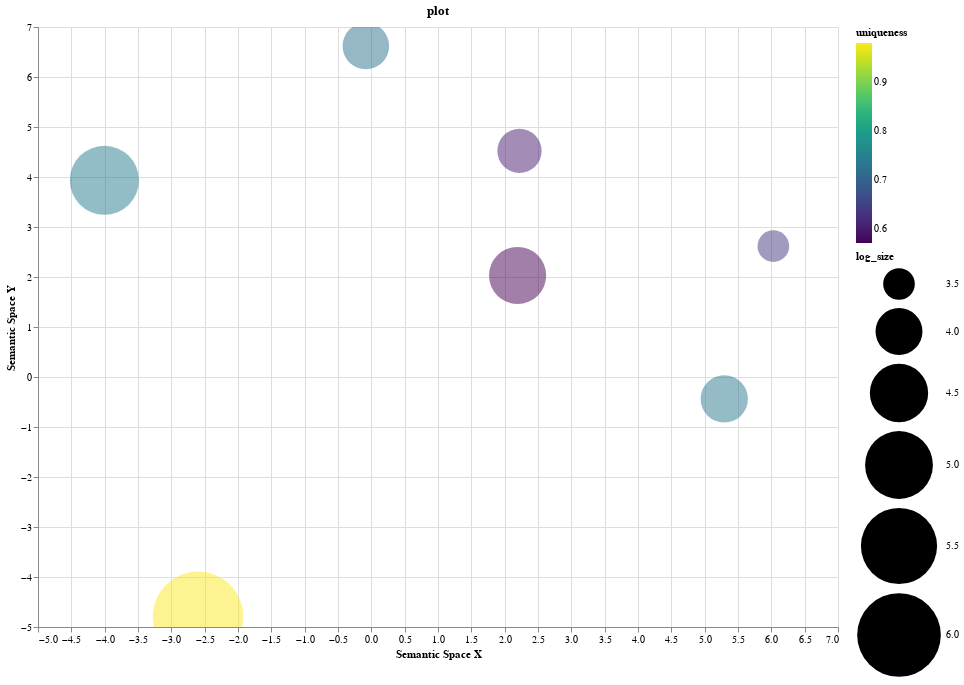

This figure's notebook cell:
### Code cell
import altair as alt
import pandas as pd
from urllib.parse import urlencode

def make_google_query(name):
    return "https://www.google.com/search?" + urlencode({'q': '"{0}"'.format(name)})


data = [
    ["GO:0005874","microtubule", 0.590923058896654, -4.00372136407618, 3.93380303408685, 5.07433362293908, 0.743307611944267, 0],
    ["GO:0042555","MCM complex",0.0516392267501353,5.29409032883786,-0.438484234906433,4.01582063426207,0.736867388621876,0],
    ["GO:0005886","plasma membrane",15.5064680247866,-2.59930578712986,-4.79438349762051,6.49331205332051,0.980465972776413,4.124E-05],
    ["GO:0030173","integral component of Golgi membrane",0.0482779463204013,-0.0820996416106789,6.61844221537962,3.98659260682221,0.720783016873817,0.16417986],
    ["GO:0031083","BLOC-1 complex",0.0157955281823943,6.03044083325888,2.61728943021364,3.50147007210041,0.638408624494431,0.22740185],
    ["GO:0030532","small nuclear ribonucleoprotein complex",0.138166054523554,2.1939043417736,2.03060434260059,4.44321603416583,0.571526896999077,0.2622474],
    ["GO:0008250","oligosaccharyltransferase complex",0.0394539627330108,2.22238070210506,4.52148800747906,3.89894446686651,0.602647357590838,0.39260902]
]

columns = ["term_ID","description","frequency","plot_X","plot_Y","log_size","uniqueness","dispensability"]

df = pd.DataFrame(data, columns=columns)
df['url'] = df['term_ID'].apply(make_google_query)

selection = alt.selection_single(empty='none')

base = alt.Chart(df).mark_point(filled=True, fillOpacity=0.5).encode(
    y=alt.Y('plot_Y', title="Semantic Space Y"),
    x=alt.X('plot_X', title="Semantic Space X"),
    size=alt.Size('log_size', scale=alt.Scale(base=0, domain=[3.5,6], range=[1000, 7000])),
    color=alt.Color('uniqueness', scale=alt.Scale(scheme='viridis')),
    

    tooltip=[
             alt.Tooltip("description"), 
             alt.Tooltip("frequency"),
             alt.Tooltip("log_size"), 
             alt.Tooltip("uniqueness"),
             alt.Tooltip("dispensability")]
).add_selection(
    selection
)
 

df['long_description'] = ridge_stats['features'].astype(str).str.split(']') # Create a list to split into multiple lines in the chart

text = alt.Chart(df).mark_text(
).encode(
    y=alt.Y('plot_Y', title="Semantic Space Y"),
    x=alt.X('plot_X', title="Semantic Space X"),
    color=alt.Color('uniqueness', scale=alt.Scale(scheme='viridis')),
    text="long_description"
).transform_filter(
    selection
)

(base + text ).properties(
    title="plot",
    height=600,
    width=800
).interactive()

### Figure 1 — Vega-Lite specification as saved in the notebook (floating-point values rounded to 4 significant figures)
{"config": {"view": {"continuousWidth": 400, "continuousHeight": 300}}, "layer": [{"mark": {"type": "point", "fillOpacity": 0.5, "filled": true}, "encoding": {"color": {"field": "uniqueness", "scale": {"scheme": "viridis"}, "type": "quantitative"}, "size": {"field": "log_size", "scale": {"base": 0, "domain": [3.5, 6], "range": [1000, 7000]}, "type": "quantitative"}, "tooltip": [{"field": "description", "type": "nominal"}, {"field": "frequency", "type": "quantitative"}, {"field": "log_size", "type": "quantitative"}, {"field": "uniqueness", "type": "quantitative"}, {"field": "dispensability", "type": "quantitative"}], "x": {"field": "plot_X", "title": "Semantic Space X", "type": "quantitative"}, "y": {"field": "plot_Y", "title": "Semantic Space Y", "type": "quantitative"}}, "selection": {"selector003": {"type": "single", "empty": "none"}, "selector004": {"type": "interval", "bind": "scales", "encodings": ["x", "y"]}}}, {"mark": "text", "encoding": {"color": {"field": "uniqueness", "scale": {"scheme": "viridis"}, "type": "quantitative"}, "text": {"field": "long_description", "type": "nominal"}, "x": {"field": "plot_X", "title": "Semantic Space X", "type": "quantitative"}, "y": {"field": "plot_Y", "title": "Semantic Space Y", "type": "quantitative"}}, "transform": [{"filter": {"selection": "selector003"}}]}], "data": {"name": "data-684b8fd79137e0c74d7542d34845d014"}, "height": 600, "title": "plot", "width": 800, "$schema": "https://vega.github.io/schema/vega-lite/v4.17.0.json", "datasets": {"data-684b8fd79137e0c74d7542d34845d014": [{"term_ID": "GO:0005874", "description": "microtubule", "frequency": 0.5909, "plot_X": -4.004, "plot_Y": 3.934, "log_size": 5.074, "uniqueness": 0.7433, "dispensability": 0.0, "url": "https://www.google.com/search?q=%22GO%3A0005874%22", "long_description": ["[['TAU', 'POTEJ', 'MYDGF', '1433G', 'PVR', 'LTBP4', 'PAL4A', 'NLGN3', 'PPT1', '1433Z'", ", ['1433G', 'HBA', 'NEU1', 'LV861', 'CO4A', 'TAU', 'OMD', 'OSCAR', 'TSP4', 'MYDGF'", ", ['TAU', 'TRFM', 'GNS', 'MGP', '1433G', 'NPY', 'AK1C1', 'CHIT1', 'CHLE', '1433Z'", ", ['1433G', 'HTRA1', 'SCG2', 'AMYP', 'LRP1B', 'TAU', 'MYDGF', 'FREM2', 'TIMP2', '1433Z'", ", ['1433G', 'IDS', 'SRPX', 'CHLE', 'ERAP2', 'CPVL', 'TAU', 'CALB1', '1433Z', 'FREM2'", ", ['1433G', 'KLK11', 'AMY2B', 'PTPR2', 'AK1C1', 'CAH2', 'PPT1', '1433Z', 'TAU', 'CPVL'", ", ['TAU', 'MASP1', 'CO7', 'CLMP', 'CAH2', '1433Z', 'AK1C1', 'PPT1', 'NPTX2', 'CHLE'", ", ['TAU', 'CLMP', 'K1C12', 'POTEI', 'CATD', 'A0A075B7D0', '1433Z', 'CADH5', 'ZNF25', 'VWF'", ", ['TAU', 'MGAT2', 'LRP1B', 'HYI', '1433G', 'CADH5', 'PAL4A', 'VWF', 'ECM1', 'HDHD2'", ", ['1433G', 'PLSL', 'MXRA8', 'TSP2', 'PAL4A', 'PVR', 'HLAE', 'CAH2', '1433Z', 'CADH5'", "", ""]}, {"term_ID": "GO:0042555", "description": "MCM complex", "frequency": 0.05164, "plot_X": 5.294, "plot_Y": -0.4385, "log_size": 4.016, "uniqueness": 0.7369, "dispensability": 0.0, "url": "https://www.google.com/search?q=%22GO%3A0042555%22", "long_description": ["[['TAU', 'POTEJ', 'MYDGF', '1433G', 'PVR', 'LTBP4', 'PAL4A', 'NLGN3', 'PPT1', '1433Z'", ", ['1433G', 'HBA', 'NEU1', 'LV861', 'CO4A', 'TAU', 'OMD', 'OSCAR', 'TSP4', 'MYDGF'", ", ['TAU', 'TRFM', 'GNS', 'MGP', '1433G', 'NPY', 'AK1C1', 'CHIT1', 'CHLE', '1433Z'", ", ['1433G', 'HTRA1', 'SCG2', 'AMYP', 'LRP1B', 'TAU', 'MYDGF', 'FREM2', 'TIMP2', '1433Z'", ", ['1433G', 'IDS', 'SRPX', 'CHLE', 'ERAP2', 'CPVL', 'TAU', 'CALB1', '1433Z', 'FREM2'", ", ['1433G', 'KLK11', 'AMY2B', 'PTPR2', 'AK1C1', 'CAH2', 'PPT1', '1433Z', 'TAU', 'CPVL'", ", ['TAU', 'MASP1', 'CO7', 'CLMP', 'CAH2', '1433Z', 'AK1C1', 'PPT1', 'NPTX2', 'CHLE'", ", ['TAU', 'CLMP', 'K1C12', 'POTEI', 'CATD', 'A0A075B7D0', '1433Z', 'CADH5', 'ZNF25', 'VWF'", ", ['TAU', 'MGAT2', 'LRP1B', 'HYI', '1433G', 'CADH5', 'PAL4A', 'VWF', 'ECM1', 'HDHD2'", ", ['1433G', 'PLSL', 'MXRA8', 'TSP2', 'PAL4A', 'PVR', 'HLAE', 'CAH2', '1433Z', 'CADH5'", "", ""]}, {"term_ID": "GO:0005886", "description": "plasma membrane", "frequency": 15.51, "plot_X": -2.599, "plot_Y": -4.794, "log_size": 6.493, "uniqueness": 0.9805, "dispensability": 4.124e-05, "url": "https://www.google.com/search?q=%22GO%3A0005886%22", "long_description": ["[['TAU', 'POTEJ', 'MYDGF', '1433G', 'PVR', 'LTBP4', 'PAL4A', 'NLGN3', 'PPT1', '1433Z'", ", ['1433G', 'HBA', 'NEU1', 'LV861', 'CO4A', 'TAU', 'OMD', 'OSCAR', 'TSP4', 'MYDGF'", ", ['TAU', 'TRFM', 'GNS', 'MGP', '1433G', 'NPY', 'AK1C1', 'CHIT1', 'CHLE', '1433Z'", ", ['1433G', 'HTRA1', 'SCG2', 'AMYP', 'LRP1B', 'TAU', 'MYDGF', 'FREM2', 'TIMP2', '1433Z'", ", ['1433G', 'IDS', 'SRPX', 'CHLE', 'ERAP2', 'CPVL', 'TAU', 'CALB1', '1433Z', 'FREM2'", ", ['1433G', 'KLK11', 'AMY2B', 'PTPR2', 'AK1C1', 'CAH2', 'PPT1', '1433Z', 'TAU', 'CPVL'", ", ['TAU', 'MASP1', 'CO7', 'CLMP', 'CAH2', '1433Z', 'AK1C1', 'PPT1', 'NPTX2', 'CHLE'", ", ['TAU', 'CLMP', 'K1C12', 'POTEI', 'CATD', 'A0A075B7D0', '1433Z', 'CADH5', 'ZNF25', 'VWF'", ", ['TAU', 'MGAT2', 'LRP1B', 'HYI', '1433G', 'CADH5', 'PAL4A', 'VWF', 'ECM1', 'HDHD2'", ", ['1433G', 'PLSL', 'MXRA8', 'TSP2', 'PAL4A', 'PVR', 'HLAE', 'CAH2', '1433Z', 'CADH5'", "", ""]}, {"term_ID": "GO:0030173", "description": "integral component of Golgi membrane", "frequency": 0.04828, "plot_X": -0.0821, "plot_Y": 6.618, "log_size": 3.987, "uniqueness": 0.7208, "dispensability": 0.1642, "url": "https://www.google.com/search?q=%22GO%3A0030173%22", "long_description": ["[['TAU', 'POTEJ', 'MYDGF', '1433G', 'PVR', 'LTBP4', 'PAL4A', 'NLGN3', 'PPT1', '1433Z'", ", ['1433G', 'HBA', 'NEU1', 'LV861', 'CO4A', 'TAU', 'OMD', 'OSCAR', 'TSP4', 'MYDGF'", ", ['TAU', 'TRFM', 'GNS', 'MGP', '1433G', 'NPY', 'AK1C1', 'CHIT1', 'CHLE', '1433Z'", ", ['1433G', 'HTRA1', 'SCG2', 'AMYP', 'LRP1B', 'TAU', 'MYDGF', 'FREM2', 'TIMP2', '1433Z'", ", ['1433G', 'IDS', 'SRPX', 'CHLE', 'ERAP2', 'CPVL', 'TAU', 'CALB1', '1433Z', 'FREM2'", ", ['1433G', 'KLK11', 'AMY2B', 'PTPR2', 'AK1C1', 'CAH2', 'PPT1', '1433Z', 'TAU', 'CPVL'", ", ['TAU', 'MASP1', 'CO7', 'CLMP', 'CAH2', '1433Z', 'AK1C1', 'PPT1', 'NPTX2', 'CHLE'", ", ['TAU', 'CLMP', 'K1C12', 'POTEI', 'CATD', 'A0A075B7D0', '1433Z', 'CADH5', 'ZNF25', 'VWF'", ", ['TAU', 'MGAT2', 'LRP1B', 'HYI', '1433G', 'CADH5', 'PAL4A', 'VWF', 'ECM1', 'HDHD2'", ", ['1433G', 'PLSL', 'MXRA8', 'TSP2', 'PAL4A', 'PVR', 'HLAE', 'CAH2', '1433Z', 'CADH5'", "", ""]}, {"term_ID": "GO:0031083", "description": "BLOC-1 complex", "frequency": 0.0158, "plot_X": 6.03, "plot_Y": 2.617, "log_size": 3.501, "uniqueness": 0.6384, "dispensability": 0.2274, "url": "https://www.google.com/search?q=%22GO%3A0031083%22", "long_description": ["[['TAU', 'POTEJ', 'MYDGF', '1433G', 'PVR', 'LTBP4', 'PAL4A', 'NLGN3', 'PPT1', '1433Z'", ", ['1433G', 'HBA', 'NEU1', 'LV861', 'CO4A', 'TAU', 'OMD', 'OSCAR', 'TSP4', 'MYDGF'", ", ['TAU', 'TRFM', 'GNS', 'MGP', '1433G', 'NPY', 'AK1C1', 'CHIT1', 'CHLE', '1433Z'", ", ['1433G', 'HTRA1', 'SCG2', 'AMYP', 'LRP1B', 'TAU', 'MYDGF', 'FREM2', 'TIMP2', '1433Z'", ", ['1433G', 'IDS', 'SRPX', 'CHLE', 'ERAP2', 'CPVL', 'TAU', 'CALB1', '1433Z', 'FREM2'", ", ['1433G', 'KLK11', 'AMY2B', 'PTPR2', 'AK1C1', 'CAH2', 'PPT1', '1433Z', 'TAU', 'CPVL'", ", ['TAU', 'MASP1', 'CO7', 'CLMP', 'CAH2', '1433Z', 'AK1C1', 'PPT1', 'NPTX2', 'CHLE'", ", ['TAU', 'CLMP', 'K1C12', 'POTEI', 'CATD', 'A0A075B7D0', '1433Z', 'CADH5', 'ZNF25', 'VWF'", ", ['TAU', 'MGAT2', 'LRP1B', 'HYI', '1433G', 'CADH5', 'PAL4A', 'VWF', 'ECM1', 'HDHD2'", ", ['1433G', 'PLSL', 'MXRA8', 'TSP2', 'PAL4A', 'PVR', 'HLAE', 'CAH2', '1433Z', 'CADH5'", "", ""]}, {"term_ID": "GO:0030532", "description": "small nuclear ribonucleoprotein complex", "frequency": 0.1382, "plot_X": 2.194, "plot_Y": 2.031, "log_size": 4.443, "uniqueness": 0.5715, "dispensability": 0.2622, "url": "https://www.google.com/search?q=%22GO%3A0030532%22", "long_description": ["[['TAU', 'POTEJ', 'MYDGF', '1433G', 'PVR', 'LTBP4', 'PAL4A', 'NLGN3', 'PPT1', '1433Z'", ", ['1433G', 'HBA', 'NEU1', 'LV861', 'CO4A', 'TAU', 'OMD', 'OSCAR', 'TSP4', 'MYDGF'", ", ['TAU', 'TRFM', 'GNS', 'MGP', '1433G', 'NPY', 'AK1C1', 'CHIT1', 'CHLE', '1433Z'", ", ['1433G', 'HTRA1', 'SCG2', 'AMYP', 'LRP1B', 'TAU', 'MYDGF', 'FREM2', 'TIMP2', '1433Z'", ", ['1433G', 'IDS', 'SRPX', 'CHLE', 'ERAP2', 'CPVL', 'TAU', 'CALB1', '1433Z', 'FREM2'", ", ['1433G', 'KLK11', 'AMY2B', 'PTPR2', 'AK1C1', 'CAH2', 'PPT1', '1433Z', 'TAU', 'CPVL'", ", ['TAU', 'MASP1', 'CO7', 'CLMP', 'CAH2', '1433Z', 'AK1C1', 'PPT1', 'NPTX2', 'CHLE'", ", ['TAU', 'CLMP', 'K1C12', 'POTEI', 'CATD', 'A0A075B7D0', '1433Z', 'CADH5', 'ZNF25', 'VWF'", ", ['TAU', 'MGAT2', 'LRP1B', 'HYI', '1433G', 'CADH5', 'PAL4A', 'VWF', 'ECM1', 'HDHD2'", ", ['1433G', 'PLSL', 'MXRA8', 'TSP2', 'PAL4A', 'PVR', 'HLAE', 'CAH2', '1433Z', 'CADH5'", "", ""]}, {"term_ID": "GO:0008250", "description": "oligosaccharyltransferase complex", "frequency": 0.03945, "plot_X": 2.222, "plot_Y": 4.521, "log_size": 3.899, "uniqueness": 0.6026, "dispensability": 0.3926, "url": "https://www.google.com/search?q=%22GO%3A0008250%22", "long_description": ["[['TAU', 'POTEJ', 'MYDGF', '1433G', 'PVR', 'LTBP4', 'PAL4A', 'NLGN3', 'PPT1', '1433Z'", ", ['1433G', 'HBA', 'NEU1', 'LV861', 'CO4A', 'TAU', 'OMD', 'OSCAR', 'TSP4', 'MYDGF'", ", ['TAU', 'TRFM', 'GNS', 'MGP', '1433G', 'NPY', 'AK1C1', 'CHIT1', 'CHLE', '1433Z'", ", ['1433G', 'HTRA1', 'SCG2', 'AMYP', 'LRP1B', 'TAU', 'MYDGF', 'FREM2', 'TIMP2', '1433Z'", ", ['1433G', 'IDS', 'SRPX', 'CHLE', 'ERAP2', 'CPVL', 'TAU', 'CALB1', '1433Z', 'FREM2'", ", ['1433G', 'KLK11', 'AMY2B', 'PTPR2', 'AK1C1', 'CAH2', 'PPT1', '1433Z', 'TAU', 'CPVL'", ", ['TAU', 'MASP1', 'CO7', 'CLMP', 'CAH2', '1433Z', 'AK1C1', 'PPT1', 'NPTX2', 'CHLE'", ", ['TAU', 'CLMP', 'K1C12', 'POTEI', 'CATD', 'A0A075B7D0', '1433Z', 'CADH5', 'ZNF25', 'VWF'", ", ['TAU', 'MGAT2', 'LRP1B', 'HYI', '1433G', 'CADH5', 'PAL4A', 'VWF', 'ECM1', 'HDHD2'", ", ['1433G', 'PLSL', 'MXRA8', 'TSP2', 'PAL4A', 'PVR', 'HLAE', 'CAH2', '1433Z', 'CADH5'", "", ""]}]}}
